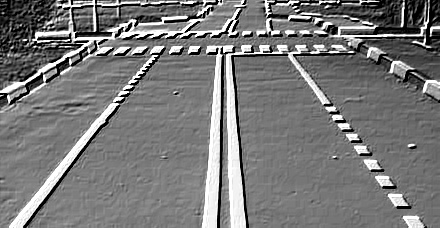
#> input picture solovyev/img/V/4/_ge.jpg, 440 x 228 px, given in place of speed_3_7.jpg, which was not available
$ python homomorhic.py   (Python 2 division)
#> lines starting #> are read from the running program, lines starting #| are printed output that depends on the picture; pictures that were not available may be replaced by others from this repository, and a replacement may not be noted
'''
Created on Apr 16, 2017

@author: vlad
'''

import cv2
from matplotlib import pyplot as plt
import numpy as np
import time

np.set_printoptions(threshold=np.nan,linewidth=np.nan)

k = 7

new_img_path =   "../img/V/{task}/_{name}.jpg"

test_img1_path =  "../img/V/{task}/test{task}.jpg"
test_img2_path = "../img/V/{task}/test{task}.png"

speed_img0_path = test_img1_path
speed_img1_path = "../img/V/{task}/speed_1_{task}.jpg"
speed_img2_path = "../img/V/{task}/speed_2_{task}.jpg"
speed_img3_path = "../img/V/{task}/speed_3_{task}.jpg"


def to_magnitude_spectrum(t):
    return np.abs(t)


def safe_log(t):
    return np.log(1 + np.abs(t))


def normalize(img, max_constant=255, min_constant=0):
    minimum = np.amin(img)
    maximum = np.amax(img)
    result = max_constant * ((img - minimum) / (maximum - minimum) + min_constant)
    return result

def fourier_transform_inverse(fourier_transform):
    #old
    return np.abs(np.fft.ifft2(np.fft.ifftshift(fourier_transform)))

def fourier_transform(img):
    #old
    return np.fft.fftshift(np.fft.fft2(img))

def multiply_images(image, mask):
    return image * mask


def plot_part(rs, cs, num, name, img, vmin=None, vmax=None):
    plt.subplot(rs, cs, num)
    plt.title(name)
    plt.imshow(img, cmap='gray', vmin=vmin, vmax=vmax)
    plt.xticks([]); plt.yticks([])

def get_homomorphic_mask(shape, g1, g2, D, c):
    assert (g2 > 1 > g1 > 0)
    x, y = np.ogrid[ : shape[0], : shape[1]]
    cx, cy = shape[0] // 2, shape[1] // 2
    D2 = float(D ** 2)
    distance = np.array((x - cx) * (x - cx) + (y - cy) * (y - cy)).astype(np.float64)
    result =  g1 + (g2 - g1) * (1.0 - np.exp(-c * distance / D2))
    return result

def log_img(img):
    return np.log(img.clip(min=1E-5))

def homomorphic_transform(img, g1, g2, D, c):
    h                 = get_homomorphic_mask(img.shape, g1, g2, D, c)
    loged             = log_img(img)
    loged_ft          = fourier_transform(loged)
    loged_ft_filtered = multiply_images(loged_ft, h)
    loged_filtered    = fourier_transform_inverse(loged_ft_filtered)
    exped             = normalize(np.exp(loged_filtered))
    return (exped, h)

def equalization(img):
    hist = np.zeros(256, dtype=np.float64)
    result = np.zeros(img.shape, dtype=np.float64)
    for i in range(img.shape[0]):
        for j in range(img.shape[1]):
            T = int(img[i][j])
            hist[T] += 1
    hist = hist / (img.shape[0] * img.shape[1])
    for i in range(img.shape[0]):
        for j in range(img.shape[1]):
            T = int(img[i][j])
            result[i][j] = sum(hist[0:T])
    return np.uint8(result * 255)


if __name__ == '__main__':
    method_demo_needed  = not True
    speed_test_needed   =  True
    g1 = 0.5
    g2 = 2.0
    D  = 256
    c  = 1.0
    if method_demo_needed:
        ####
        img1 = cv2.imread(test_img1_path.format(task=k), cv2.IMREAD_GRAYSCALE)
        img2 = cv2.imread(test_img2_path.format(task=k), cv2.IMREAD_GRAYSCALE)
        ft1  = fourier_transform(img1)
        ft2  = fourier_transform(img2)
        ht1, mask = homomorphic_transform(img1, g1, g2, D, c)
        ht2, _    = homomorphic_transform(img2, g1, g2, D, c)
        eq1 = equalization(normalize(ht1))
        eq2 = equalization(normalize(ht2))
        ####
        rows = 3
        cols = 3
        plot_part(rows, cols, 1, "Original 1",              img1)
        plot_part(rows, cols, 4, "Fourier transform 1",     safe_log(to_magnitude_spectrum(ft1)))
        plot_part(rows, cols, 7, "Homomorphic transform 1", eq1)
        plot_part(rows, cols, 5, "H(u,v)",                  mask)
        plot_part(rows, cols, 3, "Original 2",              img2)
        plot_part(rows, cols, 6, "Fourier transform 2",     safe_log(to_magnitude_spectrum(ft2)))
        plot_part(rows, cols, 9, "Homomorphic transform 2", eq2)
        plt.show()

    if speed_test_needed:
        #Dependent on library version and image
        orig_img = cv2.imread(speed_img3_path.format(task=k), cv2.IMREAD_GRAYSCALE)
#> orig_img is the input picture: shape (228, 440); min 0, max 255, mean 120.7
        cx = orig_img.shape[0] // 2
#> cx = 114
        cy = orig_img.shape[1] // 2
#> cy = 220
        p = 0
        offs = [2**x for x in range(2, 9)]
        for off in offs:
            img = orig_img[cx - off : cx + off, cy - off : cy + off]
            t_beg = time.clock()
            ht = homomorphic_transform(img, g1, g2, D, c)
            t_end = time.clock()
            print 4 * off**2,"\t", t_end - t_beg
#> this loop made 7 passes
#> pass 3, `img = orig_img[cx - off : cx + off, cy - off : cy + off]`:
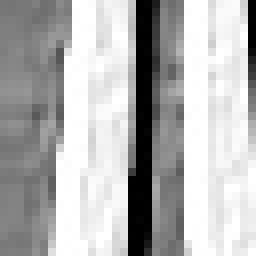
#> img: shape (32, 32) (shown 8 times larger); min 0, max 255, mean 179.1
#> pass 3, in homomorphic_transform (call 3), `loged             = log_img(img)`:
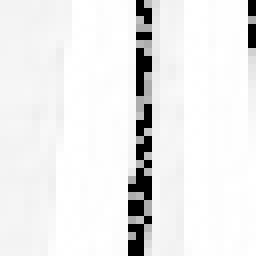
#> loged: shape (32, 32) float64 (shown 8 times larger); min -11.51, max 5.54, mean 4.28; drawn with min black and max white
#> pass 3, in homomorphic_transform (call 3), `loged_filtered    = fourier_transform_inverse(loged_ft_filtered)`:
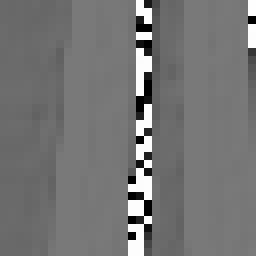
#> loged_filtered: shape (32, 32) float64 (shown 8 times larger); min 0.00395, max 5.81, mean 2.68; drawn with min black and max white
#> pass 3, in normalize (call 3), `result = max_constant * ((img - minimum) / (maximum - minimum) + min_c..`:
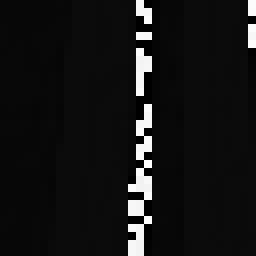
#> result: shape (32, 32) float64 (shown 8 times larger); min 0, max 255, mean 20.6
#> after the loop:
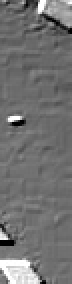
#> img: shape (142, 36) (shown 2 times larger); min 0, max 255, mean 113.8
